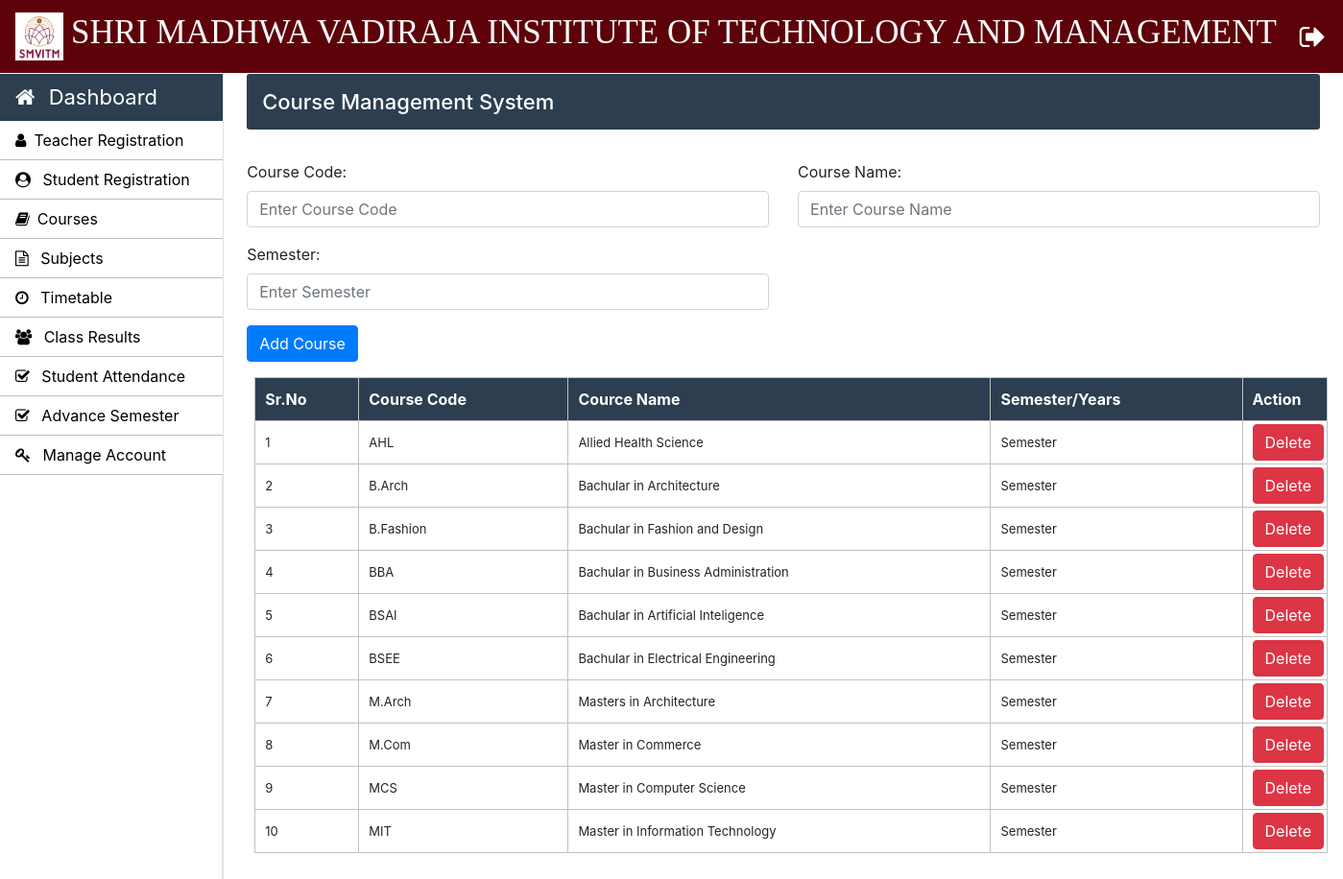
The app's page /reference/Admin/courses.php (signed in) with its own data.
### tables this page shows
CREATE TABLE `courses` (
  `course_code` varchar(10) NOT NULL,
  `course_name` varchar(50) NOT NULL,
  `semester_or_year` varchar(10) NOT NULL,
  `no_of_year` int(10) NOT NULL
);

### reference/Admin/courses.php (the view, shortened to what this page needs)
<?php
		require_once "../connection/connection.php";
	?>
<!doctype html>
<html lang="en">
	<head>
	</head>
	<body>
		<?php include('../common/common-header.php') ?>
		<?php include('../common/admin-sidebar.php') ?>
		<main role="main" class="col-xl-10 col-lg-9 col-md-8 ml-sm-auto px-md-4 mb-2 w-100">
			<div class="sub-main">
				<div class="bar-margin text-center d-flex flex-wrap flex-md-nowrap pt-3 pb-2 mb-3 text-white admin-dashboard pl-3">
					<h4>Course Management System </h4>
				</div>
				<div class="row">
					<div class="col-md-12">
						<form action="courses.php" method="post">
							<div class="row mt-3">
								<div class="col-md-6">
									<div class="form-group">
										<label for="exampleInputEmail1">Course Code: </label>
										<input type="text" name="course_code" class="form-control" required placeholder="Enter Course Code">
									</div>
								</div>
								<div class="col-md-6">
									<div class="form-group">
										<label for="exampleInputPassword1">Course Name:</label>
										<input type="text" name="course_name" class="form-control" required placeholder="Enter Course Name">
									</div>
								</div>
							</div>
							<div class="row">
								<div class="col-md-6">
									<div class="form-group">
										<label for="exampleInputEmail1">Semester:</label>
										<input type="text" name="semester_or_year" class="form-control" required placeholder="Enter Semester">
									</div>
								</div>
							</div>
							<div class="row w-100">
								<div class="col-md-12">
									<input type="submit" name="sub" value="Add Course" class=" btn btn-primary ml-auto">
								</div>
							</div>
						</form>
					</div>
				</div>
				<div class="row">
					<div class="col-md-12 ml-2">
						<section class="mt-3">
							<table class="w-100 table-elements mb-5 table-three-tr" cellpadding="3">
								<tr class="table-tr-head table-three text-white">
									<th>Sr.No</th>
									<th>Course Code</th>
									<th>Cource Name</th>
									<th>Semester/Years</th>
									<th>Action</th>
								</tr>
								<?php
									$sr=1;
									$query="select course_code,course_name,semester_or_year from courses";
									$run=mysqli_query($con,$query);
									while($row=mysqli_fetch_array($run)) {
									echo	"<tr>";
									echo	"<td>".$sr++."</td>";
									echo	"<td>".$row['course_code']."</td>";
									echo	"<td>".$row['course_name']."</td>";
									echo	"<td>".$row['semester_or_year']."</td>";
									echo	"<td width='20'><a class='btn btn-danger' href=delete-function.php?course_code=".$row['course_code'].">Delete</a></td>";
									echo	"</tr>";
									}
								?>
							</table>
						</section>
					</div>
				</div>
			</div>
		</main>
	</body>
</html>

### reference/Common/common-header.php (shortened to what this page needs)
<!doctype html>
<html lang="en">
	<head>
      <link rel="stylesheet" type="text/css" href="../bootstrap/css/bootstrap.min.css">
      <link rel="stylesheet" type="text/css" href="../css/footer.css">
      <link rel="stylesheet" type="text/css" href="../css/style.css">
    <link rel="stylesheet" href="https://stackpath.bootstrapcdn.com/font-awesome/4.7.0/css/font-awesome.min.css">
  </head>
  <body>
    <nav class="navbar navbar-expand-lg navbar-dark header-back sticky-top header-navbar-fonts">
      <a class="navbar-brand d-flex align-items-center" href="../index.php">
        <img src="../images/smvitm.jpg" class="logo-image" width="50" height="50">
        <h3 class="text-light text-uppercase ml-2">SHRI MADHWA VADIRAJA INSTITUTE OF TECHNOLOGY AND MANAGEMENT</h3>
      </a>
      <div class="collapse navbar-collapse" id="navbarNavDropdown">
        <ul class="navbar-nav ml-auto">
          <li class="nav-item active">
            <a class="nav-link" href="../login/logout.php"><i class="fa fa-sign-out text-white fa-lg" aria-hidden="true"></i><span class="sr-only">(current)</span></a>
          </li>
        </ul>
      </div>
    </nav>

### reference/Common/admin-sidebar.php (shortened to what this page needs)
 <nav id="sidebarMenu" class="">
<div class="col-xl-2 col-lg-3 col-md-4 sidebar position-fixed border-right">
     <div class="sidebar-header">
       <div class="nav-item">
           <a class="nav-link text-white" href="../admin/admin-index.php">
               <i class="fa fa-home mr-2" aria-hidden="true"></i> Dashboard
           </a>
       </div>
     </div>
     <ul class="nav flex-column">
       <li class="nav-item">
         <a class="nav-link" href="../admin/Teacher.php">
           <i class="fa fa-user mr-2" aria-hidden="true"></i>Teacher Registration
         </a>
     </li>
       <li class="nav-item">
         <a class="nav-link" href="../admin/Student.php">
           <i class="fa fa-user-circle mr-2" aria-hidden="true"></i> Student Registration
         </a>
       </li>
       <li class="nav-item">
         <a class="nav-link" href="../admin/Courses.php">
           <i class="fa fa-book mr-2" aria-hidden="true"></i>Courses
         </a>
       </li>
       <li class="nav-item">
         <a class="nav-link" href="../admin/subjects.php">
           <i class="fa fa-file-text-o mr-2" aria-hidden="true"></i> Subjects
         </a>
       </li>
       <li class="nav-item">
         <a class="nav-link" href="../admin/time-table.php">
            <i class="fa fa-clock-o mr-2" aria-hidden="true"></i> Timetable
         </a>
 </li>
       <li class="nav-item">
         <a class="nav-link" href="../admin/class-result.php">
           <i class="fa fa-users mr-2" aria-hidden="true"></i> Class Results
         </a>
       </li>
       <li class="nav-item">
         <a class="nav-link" href="../admin/student-attendance.php">
           <i class="fa fa-check-square-o mr-2" aria-hidden="true"></i> Student Attendance
         </a>
       </li>
         <li class="nav-item">
         <a class="nav-link" href="../admin/inc_sem.php">
           <i class="fa fa-check-square-o mr-2" aria-hidden="true"></i> Advance Semester
         </a>
       </li>
       <li class="nav-item">
         <a class="nav-link" href="../admin/manage-accounts.php">
           <i class="fa fa-key mr-2" aria-hidden="true"></i> Manage Account
         </a>
       </li>
     </ul>
   </div>
 </nav>

### reference/Css/footer.css (style rules this page uses)
.footer-top h2,h3 { color: #fff; }

### reference/Css/style.css (style rules this page uses)
h3 { font-size: 25px; }
h4 { font-size: 22px; }
.header-back { background: #5e0209; }
.header-navbar-fonts { font-family: Cambria, Cochin, Georgia, Times, 'Times New Roman', serif; }
.header-navbar-fonts h3 { font-size: 35px !important; }
.header-navbar-fonts ul li a { font-size: 22px !important; }
.sidebar { padding: 0; margin-top: 1px; height: 100%; box-shadow: inset -1px 0 0 rgba(0, 0, 0, .1); background-color: #fff; }
.sidebar-header { background: #2c3e50; font-size: 22px !important; }
.sidebar ul { background-color: #ffffff; }
.sidebar ul li { border-bottom: 1px solid rgb(192, 190, 190); }
.sidebar ul li a { font-size: 16px !important; color: black; }
.admin-dashboard { margin-top: 1px !important; background: #2c3e50 !important; border-radius: 3px; }
.table-elements tr, td, th { font-size: 13px; border: 1px solid rgb(194, 193, 193); padding-left: 10px !important; }
.table-three { background: #2c3e50 !important; }
.table-tr-head { height: 45px !important; padding: 10px !important; margin-top: 5px !important; }
.table-font-for-transcript td, th { font-size: 16px !important; }

### records on screen
courses: course_code "AHL", course_name "Allied Health Science", semester_or_year "Semester"
courses: course_code "B.Arch", course_name "Bachular in Architecture", semester_or_year "Semester"
courses: course_code "B.Fashion", course_name "Bachular in Fashion and Design", semester_or_year "Semester"
courses: course_code "BBA", course_name "Bachular in Business Administration", semester_or_year "Semester"
courses: course_code "BSAI", course_name "Bachular in Artificial Inteligence", semester_or_year "Semester"
courses: course_code "BSEE", course_name "Bachular in Electrical Engineering", semester_or_year "Semester"
courses: course_code "M.Arch", course_name "Masters in Architecture", semester_or_year "Semester"
courses: course_code "M.Com", course_name "Master in Commerce", semester_or_year "Semester"
courses: course_code "MCS", course_name "Master in Computer Science", semester_or_year "Semester"
courses: course_code "MIT", course_name "Master in Information Technology", semester_or_year "Semester"
